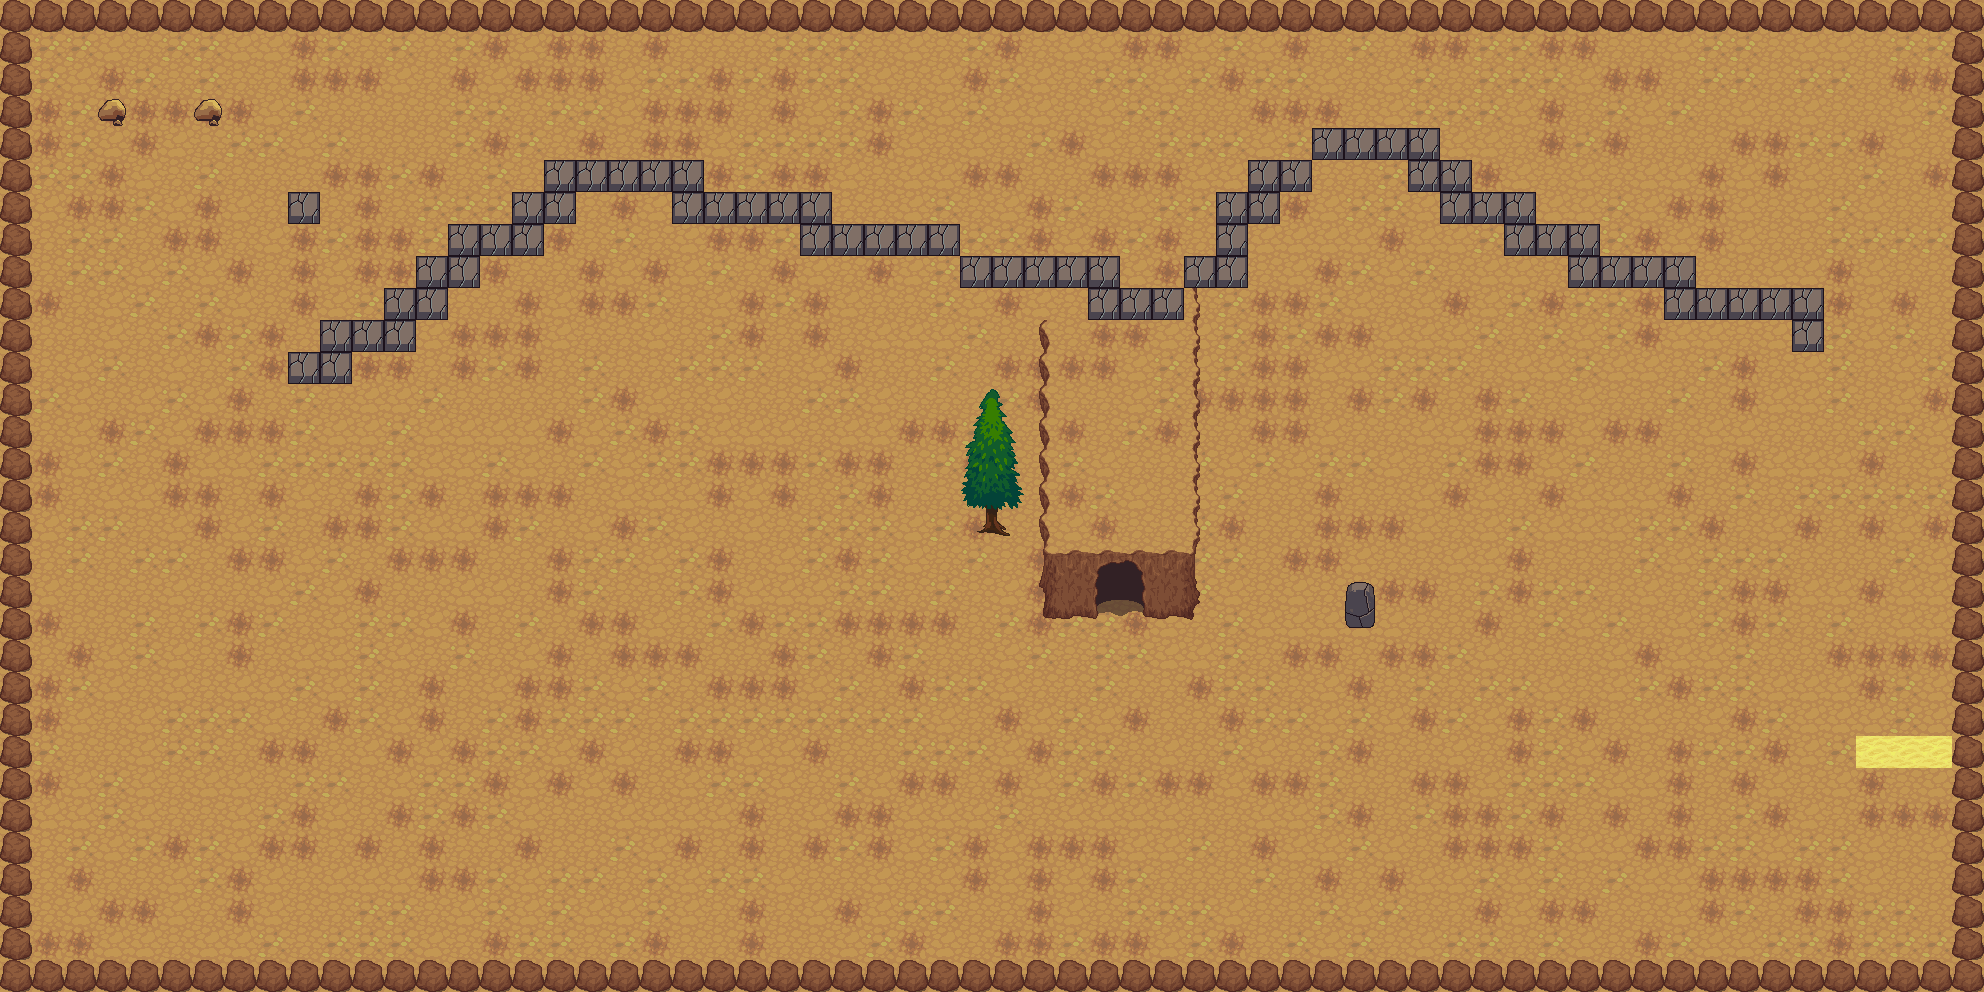

The image is a tile-based game level rendered from a .tmx file. Its description and source (layers, tilesets, objects; grid data summarised) follow:
An orthogonal 62x31 tile map with 32x32 px tiles, 4 tile layers (base, mountain, lighting, above), 2 tilesets and 53 objects (50x dummy, player, teleporter).

<map version="1.0" orientation="orthogonal" width="62" height="31" tilewidth="32" tileheight="32">
 <tileset firstgid="1" name="terrain_atlas" tilewidth="32" tileheight="32">
  <image source="../mapData/terrain_atlas.png" width="1024" height="1024" />
  <terraintypes>
   <terrain name="water" tile="391" />
   <terrain name="grass" tile="118" />
   <terrain name="stone" tile="115" />
   <terrain name="stone2" tile="112" />
   <terrain name="water2" tile="394" />
   <terrain name="platform" tile="38" />
  </terraintypes>
  <tile id="5" terrain=",,,5" />
  <tile id="6" terrain=",,5,5" />
  <tile id="7" terrain=",,5," />
  <tile id="8" terrain=",5,5,5" />
  <tile id="9" terrain="5,,5,5" />
  <tile id="16" terrain="3,3,3," />
  <tile id="17" terrain="3,3,,3" />
  <tile id="19" terrain="2,2,2," />
  <tile id="20" terrain="2,2,,2" />
  <tile id="22" terrain="1,1,1," />
  <tile id="23" terrain="1,1,,1" />
  <tile id="37" terrain=",5,,5" />
  <tile id="38" terrain="5,5,5,5" />
  <tile id="39" terrain="5,,5," />
  <tile id="40" terrain="5,5,,5" />
  <tile id="41" terrain="5,5,5," />
  <tile id="48" terrain="3,,3,3" />
  <tile id="49" terrain=",3,3,3" />
  <tile id="51" terrain="2,,2,2" />
  <tile id="52" terrain=",2,2,2" />
  <tile id="54" terrain="1,,1,1" />
  <tile id="55" terrain=",1,1,1" />
  <tile id="69" terrain=",5,," />
  <tile id="70" terrain="5,5,," />
  <tile id="71" terrain="5,,," />
  <tile id="79" terrain=",,,3" />
  <tile id="80" terrain=",,3,3" />
  <tile id="81" terrain=",,3," />
  <tile id="82" terrain=",,,2" />
  <tile id="83" terrain=",,2,2" />
  <tile id="84" terrain=",,2," />
  <tile id="85" terrain=",,,1" />
  <tile id="86" terrain=",,1,1" />
  <tile id="87" terrain=",,1," />
  <tile id="111" terrain=",3,,3" />
  <tile id="112" terrain="3,3,3,3" />
  <tile id="113" terrain="3,,3," />
  <tile id="114" terrain=",2,,2" />
  <tile id="115" terrain="2,2,2,2" />
  <tile id="116" terrain="2,,2," />
  <tile id="117" terrain=",1,,1" />
  <tile id="118" terrain="1,1,1,1" />
  <tile id="119" terrain="1,,1," />
  <tile id="143" terrain=",3,," />
  <tile id="144" terrain="3,3,," />
  <tile id="145" terrain="3,,," />
  <tile id="146" terrain=",2,," />
  <tile id="147" terrain="2,2,," />
  <tile id="148" terrain="2,,," />
  <tile id="149" terrain=",1,," />
  <tile id="150" terrain="1,1,," />
  <tile id="151" terrain="1,,," />
  <tile id="158">
   <properties>
    <property name="wall" value="ne" />
   </properties>
  </tile>
  <tile id="159">
   <properties>
    <property name="wall" value="nw" />
   </properties>
  </tile>
  <tile id="175" terrain="3,3,3,3" />
  <tile id="176" terrain="3,3,3,3" />
  <tile id="177" terrain="3,3,3,3" />
  <tile id="178" terrain="2,2,2,2" />
  <tile id="179" terrain="2,2,2,2" />
  <tile id="180" terrain="2,2,2,2" />
  <tile id="181" terrain="1,1,1,1" />
  <tile id="182" terrain="1,1,1,1" />
  <tile id="183" terrain="1,1,1,1" />
  <tile id="213" terrain="1,1,1," />
  <tile id="214" terrain="1,1,,1" />
  <tile id="215" terrain="1,1,,1" />
  <tile id="234">
   <properties>
    <property name="wall" value="a" />
   </properties>
  </tile>
  <tile id="245" terrain="1,,1,1" />
  <tile id="246" terrain=",1,1,1" />
  <tile id="247" terrain=",1,1,1" />
  <tile id="277" terrain=",,,1" />
  <tile id="278" terrain=",,1,1" />
  <tile id="279" terrain=",,1," />
  <tile id="295" terrain="0,0,0,1" />
  <tile id="296" terrain="0,0,1,0" />
  <tile id="298" terrain="4,4,4,">
   <properties>
    <property name="animation" value="water/water_s_tl.png" />
    <property name="delay" value="0.3" />
    <property name="frames_x" value="2" />
    <property name="frames_y" value="1" />
   </properties>
  </tile>
  <tile id="299" terrain="4,4,,4">
   <properties>
    <property name="animation" value="water/water_s_tr.png" />
    <property name="delay" value="0.3" />
    <property name="frames_x" value="2" />
    <property name="frames_y" value="1" />
   </properties>
  </tile>
  <tile id="309" terrain=",1,,1" />
  <tile id="310" terrain="1,1,1,1" />
  <tile id="311" terrain="1,,1," />
  <tile id="327" terrain="0,1,0,0" />
  <tile id="328" terrain="1,0,0,0" />
  <tile id="330" terrain="4,,4,4">
   <properties>
    <property name="animation" value="water/water_s_bl.png" />
    <property name="delay" value="0.3" />
    <property name="frames_x" value="2" />
    <property name="frames_y" value="1" />
   </properties>
  </tile>
  <tile id="331" terrain=",4,4,4">
   <properties>
    <property name="animation" value="water/water_s_br.png" />
    <property name="delay" value="0.3" />
    <property name="frames_x" value="2" />
    <property name="frames_y" value="1" />
   </properties>
  </tile>
  <tile id="341" terrain=",1,," />
  <tile id="342" terrain="1,1,," />
  <tile id="343" terrain="1,,," />
  <tile id="358" terrain="1,1,1,0" />
  <tile id="359" terrain="1,1,0,0" />
  <tile id="360" terrain="1,1,0,1" />
  <tile id="361" terrain=",,,4">
   <properties>
    <property name="animation" value="water/water_b_tl.png" />
    <property name="delay" value="0.3" />
    <property name="frames_x" value="2" />
    <property name="frames_y" value="1" />
   </properties>
  </tile>
  <tile id="362" terrain=",,4,4">
   <properties>
    <property name="animation" value="water/water_b_tm.png" />
    <property name="delay" value="0.3" />
    <property name="frames_x" value="2" />
    <property name="frames_y" value="1" />
   </properties>
  </tile>
  <tile id="363" terrain=",,4,">
   <properties>
    <property name="animation" value="water/water_b_tr.png" />
    <property name="delay" value="0.3" />
    <property name="frames_x" value="2" />
    <property name="frames_y" value="1" />
   </properties>
  </tile>
  <tile id="373" terrain="1,1,1,1" />
  <tile id="374" terrain="1,1,1,1" />
  <tile id="375" terrain="1,1,1,1" />
  <tile id="390" terrain="1,0,1,0" />
  <tile id="391" terrain="0,0,0,0" />
  <tile id="392" terrain="0,1,0,1" />
  <tile id="393" terrain=",4,,4">
   <properties>
    <property name="animation" value="water/water_b_l.png" />
    <property name="delay" value="0.3" />
    <property name="frames_x" value="2" />
    <property name="frames_y" value="1" />
   </properties>
  </tile>
  <tile id="394" terrain="4,4,4,4" />
  <tile id="395" terrain="4,,4,">
   <properties>
    <property name="animation" value="water/water_b_r.png" />
    <property name="delay" value="0.3" />
    <property name="frames_x" value="2" />
    <property name="frames_y" value="1" />
   </properties>
  </tile>
  <tile id="422" terrain="1,0,1,1" />
  <tile id="423" terrain="0,0,1,1" />
  <tile id="424" terrain="0,1,1,1" />
  <tile id="425" terrain=",4,,">
   <properties>
    <property name="animation" value="water/water_b_bl.png" />
    <property name="delay" value="0.3" />
    <property name="frames_x" value="2" />
    <property name="frames_y" value="1" />
   </properties>
  </tile>
  <tile id="426" terrain="4,4,,">
   <properties>
    <property name="animation" value="water/water_b_bm.png" />
    <property name="delay" value="0.3" />
    <property name="frames_x" value="2" />
    <property name="frames_y" value="1" />
   </properties>
  </tile>
  <tile id="427" terrain="4,,,">
   <properties>
    <property name="animation" value="water/water_b_br.png" />
    <property name="delay" value="0.3" />
    <property name="frames_x" value="2" />
    <property name="frames_y" value="1" />
   </properties>
  </tile>
  <tile id="454" terrain="0,0,0,0" />
  <tile id="455" terrain="0,0,0,0" />
  <tile id="456" terrain="0,0,0,0" />
  <tile id="693">
   <properties>
    <property name="wall" value="a" />
   </properties>
  </tile>
  <tile id="703">
   <properties>
    <property name="solid" value="true" />
   </properties>
  </tile>
  <tile id="718">
   <properties>
    <property name="wall" value="a" />
   </properties>
  </tile>
  <tile id="735">
   <properties>
    <property name="solid" value="true" />
   </properties>
  </tile>
 </tileset>
 <tileset firstgid="1025" name="base_out_atlas" tilewidth="32" tileheight="32">
  <image source="../mapData/base_out_atlas.png" width="1024" height="1024" />
  <tile id="7">
   <properties>
    <property name="wall" value="sw" />
   </properties>
  </tile>
  <tile id="498">
   <properties>
    <property name="wall" value="n" />
   </properties>
  </tile>
  <tile id="531">
   <properties>
    <property name="wall" value="s" />
   </properties>
  </tile>
  <tile id="532">
   <properties>
    <property name="wall" value="sw" />
   </properties>
  </tile>
  <tile id="563">
   <properties>
    <property name="wall" value="a" />
   </properties>
  </tile>
  <tile id="564">
   <properties>
    <property name="wall" value="w" />
   </properties>
  </tile>
  <tile id="666">
   <properties>
    <property name="wall" value="a" />
   </properties>
  </tile>
 </tileset>
 <layer name="base" width="62" height="31">
  <data>[1922 cells, 1922 non-empty, 4 distinct tile ids]</data>
 </layer>
 <layer name="mountain" width="62" height="31">
  <data>[1922 cells, 223 non-empty, 23 distinct tile ids]</data>
 </layer>
 <layer name="lighting" width="62" height="31">
  <properties>
   <property name="is_walls" value="true" />
  </properties>
  <data>[1922 cells, 67 non-empty, 1 distinct tile ids]</data>
 </layer>
 <objectgroup color="#00ff00" draworder="topdown" name="entities" width="62" height="31">
  <object name="player" type="player" x="144" y="192" width="32" height="32">
   <properties>
    <property name="speed" value="5" />
    <property name="spriteOffsetX" value="0" />
    <property name="spriteOffsetY" value="30" />
   </properties>
  </object>
  <object name="dummy" type="dummy" x="624" y="288" width="32" height="32">
   <properties>
    <property name="speed" value="2" />
   </properties>
  </object>
  <object name="dummy" type="dummy" x="920" y="176" width="32" height="32">
   <properties>
    <property name="speed" value="2" />
   </properties>
  </object>
  <object name="dummy" type="dummy" x="776" y="280" width="32" height="32">
   <properties>
    <property name="speed" value="2" />
   </properties>
  </object>
  <object name="dummy" type="dummy" x="1056" y="168" width="32" height="32">
   <properties>
    <property name="speed" value="2" />
   </properties>
  </object>
  <object name="dummy" type="dummy" x="1352" y="296" width="32" height="32">
   <properties>
    <property name="speed" value="2" />
   </properties>
  </object>
  <object name="dummy" type="dummy" x="1352" y="216" width="32" height="32">
   <properties>
    <property name="speed" value="2" />
   </properties>
  </object>
  <object name="dummy" type="dummy" x="744" y="120" width="32" height="32">
   <properties>
    <property name="speed" value="2" />
   </properties>
  </object>
  <object name="dummy" type="dummy" x="704" y="360" width="32" height="32">
   <properties>
    <property name="speed" value="2" />
   </properties>
  </object>
  <object name="dummy" type="dummy" x="512" y="304" width="32" height="32">
   <properties>
    <property name="speed" value="2" />
   </properties>
  </object>
  <object name="dummy" type="dummy" x="424" y="344" width="32" height="32">
   <properties>
    <property name="speed" value="2" />
   </properties>
  </object>
  <object name="dummy" type="dummy" x="400" y="160" width="32" height="32">
   <properties>
    <property name="speed" value="2" />
   </properties>
  </object>
  <object name="dummy" type="dummy" x="536" y="384" width="32" height="32">
   <properties>
    <property name="speed" value="2" />
   </properties>
  </object>
  <object name="dummy" type="dummy" x="760" y="512" width="32" height="32">
   <properties>
    <property name="speed" value="2" />
   </properties>
  </object>
  <object name="dummy" type="dummy" x="880" y="344" width="32" height="32">
   <properties>
    <property name="speed" value="2" />
   </properties>
  </object>
  <object name="dummy" type="dummy" x="1488" y="520" width="32" height="32">
   <properties>
    <property name="speed" value="2" />
   </properties>
  </object>
  <object name="dummy" type="dummy" x="840" y="584" width="32" height="32">
   <properties>
    <property name="speed" value="2" />
   </properties>
  </object>
  <object name="dummy" type="dummy" x="1488" y="440" width="32" height="32">
   <properties>
    <property name="speed" value="2" />
   </properties>
  </object>
  <object name="dummy" type="dummy" x="1056" y="400" width="32" height="32">
   <properties>
    <property name="speed" value="2" />
   </properties>
  </object>
  <object name="dummy" type="dummy" x="912" y="504" width="32" height="32">
   <properties>
    <property name="speed" value="2" />
   </properties>
  </object>
  <object name="dummy" type="dummy" x="648" y="528" width="32" height="32">
   <properties>
    <property name="speed" value="2" />
   </properties>
  </object>
  <object name="dummy" type="dummy" x="1192" y="392" width="32" height="32">
   <properties>
    <property name="speed" value="2" />
   </properties>
  </object>
  <object name="dummy" type="dummy" x="560" y="568" width="32" height="32">
   <properties>
    <property name="speed" value="2" />
   </properties>
  </object>
  <object name="dummy" type="dummy" x="552" y="304" width="32" height="32">
   <properties>
    <property name="speed" value="2" />
   </properties>
  </object>
  <object name="dummy" type="dummy" x="512" y="344" width="32" height="32">
   <properties>
    <property name="speed" value="2" />
   </properties>
  </object>
  <object name="dummy" type="dummy" x="592" y="344" width="32" height="32">
   <properties>
    <property name="speed" value="2" />
   </properties>
  </object>
  <object name="dummy" type="dummy" x="672" y="304" width="32" height="32">
   <properties>
    <property name="speed" value="2" />
   </properties>
  </object>
  <object name="dummy" type="dummy" x="640" y="240" width="32" height="32">
   <properties>
    <property name="speed" value="2" />
   </properties>
  </object>
  <object name="dummy" type="dummy" x="576" y="248" width="32" height="32">
   <properties>
    <property name="speed" value="2" />
   </properties>
  </object>
  <object name="dummy" type="dummy" x="640" y="352" width="32" height="32">
   <properties>
    <property name="speed" value="2" />
   </properties>
  </object>
  <object name="dummy" type="dummy" x="720" y="272" width="32" height="32">
   <properties>
    <property name="speed" value="2" />
   </properties>
  </object>
  <object name="dummy" type="dummy" x="784" y="352" width="32" height="32">
   <properties>
    <property name="speed" value="2" />
   </properties>
  </object>
  <object name="dummy" type="dummy" x="768" y="408" width="32" height="32">
   <properties>
    <property name="speed" value="2" />
   </properties>
  </object>
  <object name="dummy" type="dummy" x="856" y="416" width="32" height="32">
   <properties>
    <property name="speed" value="2" />
   </properties>
  </object>
  <object name="dummy" type="dummy" x="856" y="280" width="32" height="32">
   <properties>
    <property name="speed" value="2" />
   </properties>
  </object>
  <object name="dummy" type="dummy" x="960" y="352" width="32" height="32">
   <properties>
    <property name="speed" value="2" />
   </properties>
  </object>
  <object name="dummy" type="dummy" x="920" y="288" width="32" height="32">
   <properties>
    <property name="speed" value="2" />
   </properties>
  </object>
  <object name="dummy" type="dummy" x="920" y="392" width="32" height="32">
   <properties>
    <property name="speed" value="2" />
   </properties>
  </object>
  <object name="dummy" type="dummy" x="840" y="464" width="32" height="32">
   <properties>
    <property name="speed" value="2" />
   </properties>
  </object>
  <object name="dummy" type="dummy" x="768" y="456" width="32" height="32">
   <properties>
    <property name="speed" value="2" />
   </properties>
  </object>
  <object name="dummy" type="dummy" x="696" y="456" width="32" height="32">
   <properties>
    <property name="speed" value="2" />
   </properties>
  </object>
  <object name="dummy" type="dummy" x="720" y="408" width="32" height="32">
   <properties>
    <property name="speed" value="2" />
   </properties>
  </object>
  <object name="dummy" type="dummy" x="640" y="416" width="32" height="32">
   <properties>
    <property name="speed" value="2" />
   </properties>
  </object>
  <object name="dummy" type="dummy" x="600" y="472" width="32" height="32">
   <properties>
    <property name="speed" value="2" />
   </properties>
  </object>
  <object name="dummy" type="dummy" x="520" y="472" width="32" height="32">
   <properties>
    <property name="speed" value="2" />
   </properties>
  </object>
  <object name="dummy" type="dummy" x="576" y="424" width="32" height="32">
   <properties>
    <property name="speed" value="2" />
   </properties>
  </object>
  <object name="dummy" type="dummy" x="464" y="424" width="32" height="32">
   <properties>
    <property name="speed" value="2" />
   </properties>
  </object>
  <object name="dummy" type="dummy" x="472" y="368" width="32" height="32">
   <properties>
    <property name="speed" value="2" />
   </properties>
  </object>
  <object name="dummy" type="dummy" x="448" y="464" width="32" height="32">
   <properties>
    <property name="speed" value="2" />
   </properties>
  </object>
  <object name="dummy" type="dummy" x="496" y="512" width="32" height="32">
   <properties>
    <property name="speed" value="2" />
   </properties>
  </object>
  <object name="dummy" type="dummy" x="552" y="520" width="32" height="32">
   <properties>
    <property name="speed" value="5" />
   </properties>
  </object>
 </objectgroup>
 <layer name="above" width="62" height="31">
  <properties>
   <property name="above" value="true" />
  </properties>
  <data>[1922 cells, 9 non-empty, 9 distinct tile ids]</data>
 </layer>
 <objectgroup color="#0000ff" draworder="topdown" name="triggers" width="62" height="31">
  <object name="dungeon_entrance" type="teleporter" x="1096" y="568" width="48" height="32">
   <properties>
    <property name="map" value="dungeon" />
    <property name="spawn_position" value="s" />
    <property name="target" value="dungeon_exit" />
   </properties>
  </object>
  <object x="960" y="496" width="64" height="56" />
 </objectgroup>
</map>
